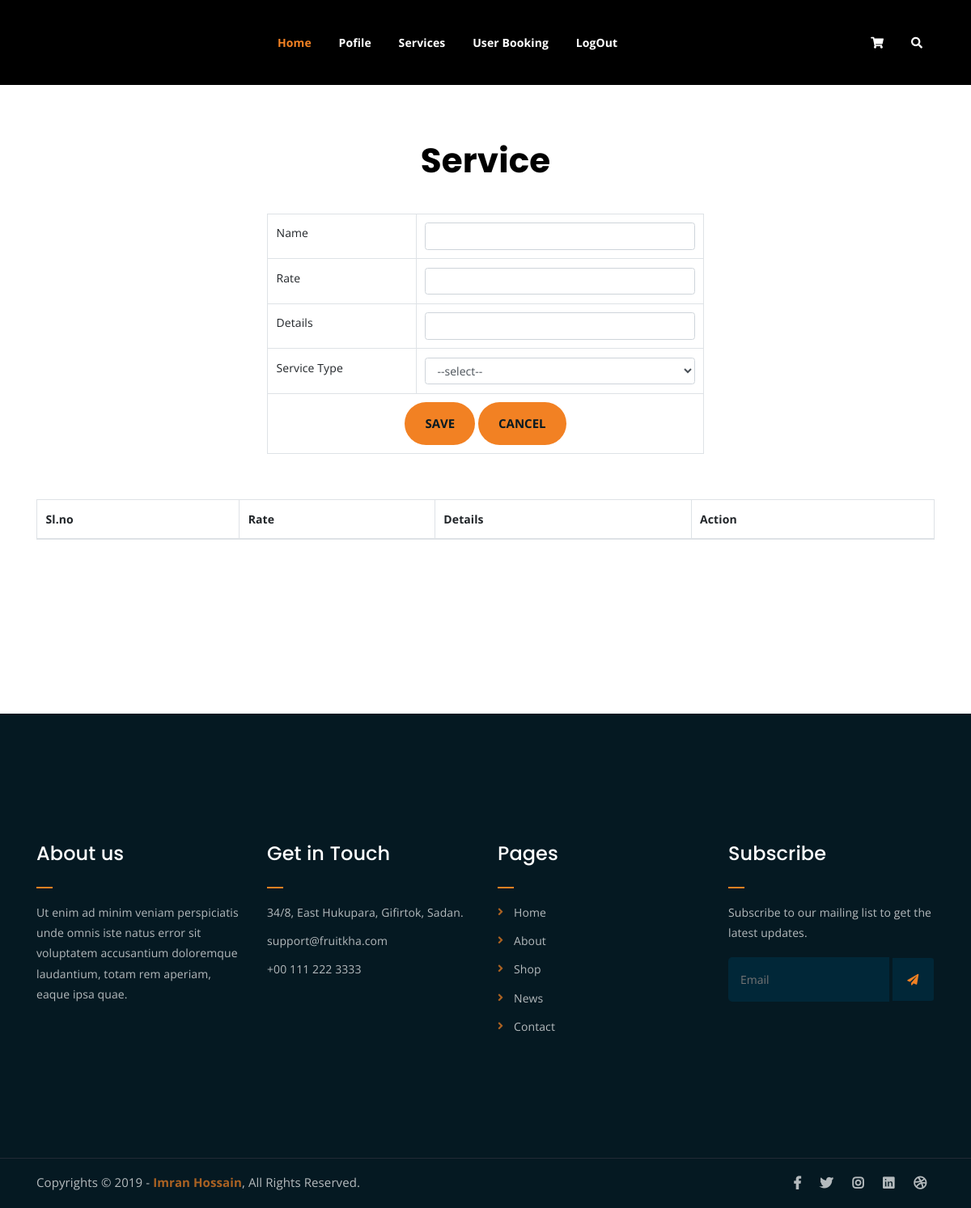
Before: /ServiceProvider/services/ (signed in) with the older database file.
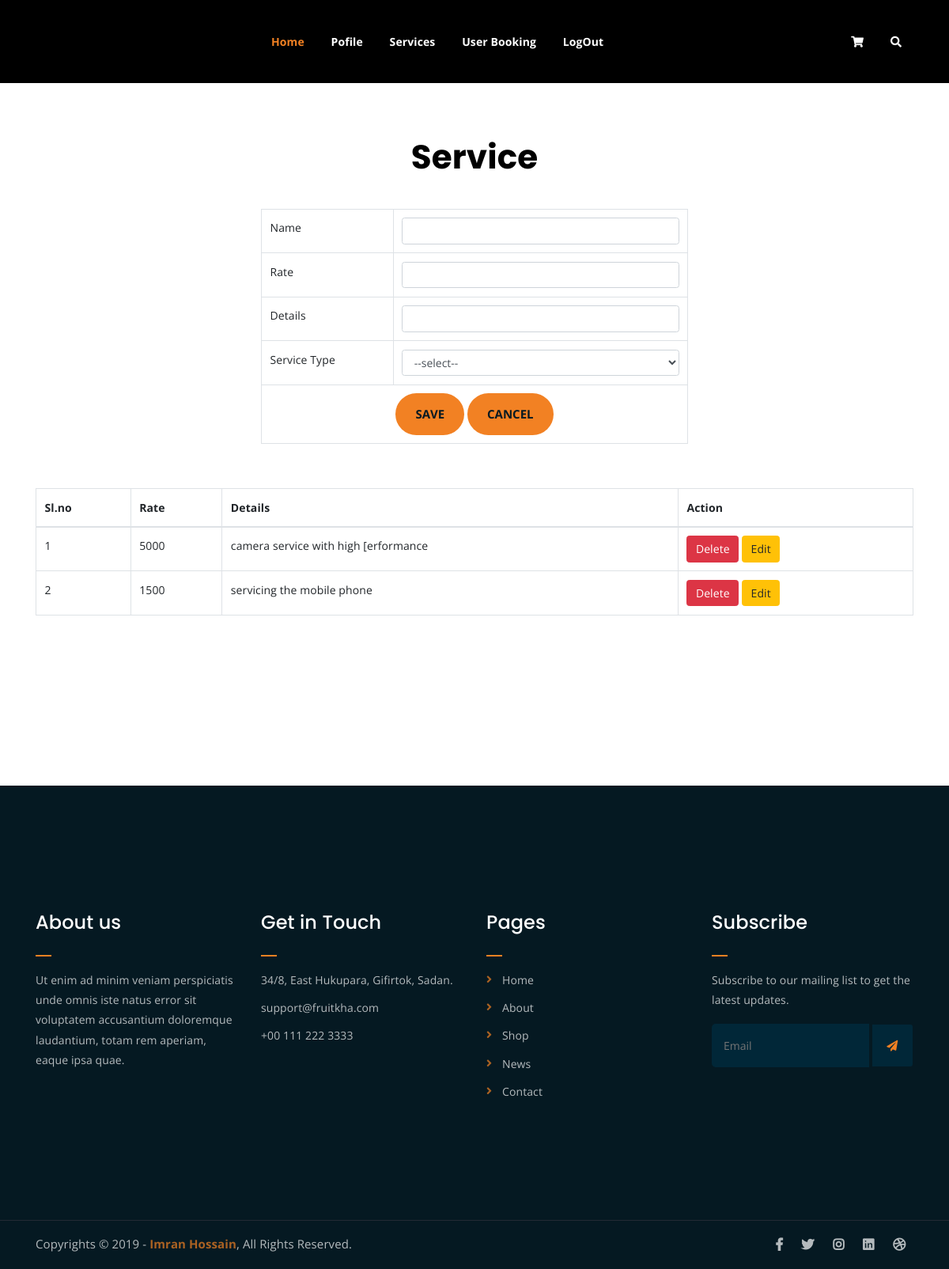
After: the same page with the newer database file.
### ServiceProvider/models.py (models this page shows)
class tbl_services(models.Model):
    name=models.CharField(max_length=50)
    rate=models.IntegerField()
    details=models.CharField(max_length=50)
    service=models.ForeignKey(tbl_service,on_delete=models.CASCADE)
    serviceprovider=models.ForeignKey(tbl_serviceprovider,on_delete=models.CASCADE)

### ServiceProvider/views.py (the view)
# urls.py: path('services/',views.services,name="Services"),
def services(request):
    serviceproviderdata=tbl_serviceprovider.objects.get(id=request.session["spid"])
    disdata=tbl_service.objects.all()
    data=tbl_services.objects.filter(serviceprovider=serviceproviderdata)
    if request.method=="POST":
        dis=tbl_service.objects.get(id=request.POST.get("select_ser"))
        tbl_services.objects.create(
        name = request.POST.get("txt_name"),
        rate = request.POST.get("txt_rate"),
        details = request.POST.get("txt_detail"),
        service=dis,
        serviceprovider=serviceproviderdata)
        return render(request,"ServiceProvider/Services.html",{'disdata':disdata,'data':data})
    else:
        return render(request,"ServiceProvider/Services.html",{'disdata':disdata,'data':data})

### ServiceProvider/Templates/ServiceProvider/Services.html (shortened to what this page needs)
{% extends 'ServiceProvider/header.html'%}
{% load static %}
{% block content %}
<!DOCTYPE html>
<html lang="en">
<head>
</head>
<body>
    <center><h2 style="color: black">Service</h2></center>
    <form action="" method="post">
        <div class="container mt-5">
            <div class="row justify-content-center">
                <div class="col-md-6">
                    <table class="table table-bordered" align="center">
                        <tr>
                            <td>Name</td>
                            <td><input type="text" class="form-control" name="txt_name" id=""></td>
                        </tr>
                        <tr>
                            <td>Rate</td>
                            <td><input type="rate" class="form-control" name="txt_rate" id=""></td>
                        </tr>
                        <tr>
                            <td>Details</td>
                            <td><input type="text" class="form-control" name="txt_detail" id=""></td>
                        </tr>
                        <tr>
                            <td>Service Type</td>
                            <td>
                                <select class="form-control" name="select_ser" id="sel_service">
                                    <option>--select--</option>
                                </select>
                            </td>
                        </tr>
                        <tr>
                            <td colspan="2" align="center">
                                <input type="submit" class="btn btn-primary" name="btn_save" value="Save" id="">
                                <input type="submit" class="btn btn-secondary" name="btn_reset" value="Cancel" id="">
                            </td>
                        </tr>
                    </table>
                </div>
            </div>
        </div>
    </form>
    <div class="container mt-5">
        <table class="table table-bordered">
            <thead>
                <tr>
                    <th>Sl.no</th>
                    <th>Rate</th>
                    <th>Details</th>
                    <th>Action</th>
                </tr>
            </thead>
            <tbody>
                {% for i in data %}
                <tr>
                    <td>{{forloop.counter}}</td>
                    <td>{{i.rate}}</td>
                    <td>{{i.details}}</td>
                    <td>
                        <a href="{% url 'ServiceProvider:del_services' i.id %}" class="btn btn-danger">Delete</a>
                        <a href="{% url 'ServiceProvider:edit_services' i.id %}" class="btn btn-warning">Edit</a>
                    </td>
                </tr>
                {% endfor %}
            </tbody>
        </table>
    </div>
</body>
</html>
{% endblock content %}

Changed rows visible on the page:
added tbl_services: rate "5000", details "camera service with high [erformance"
added tbl_services: rate "1500", details "servicing the mobile phone"
